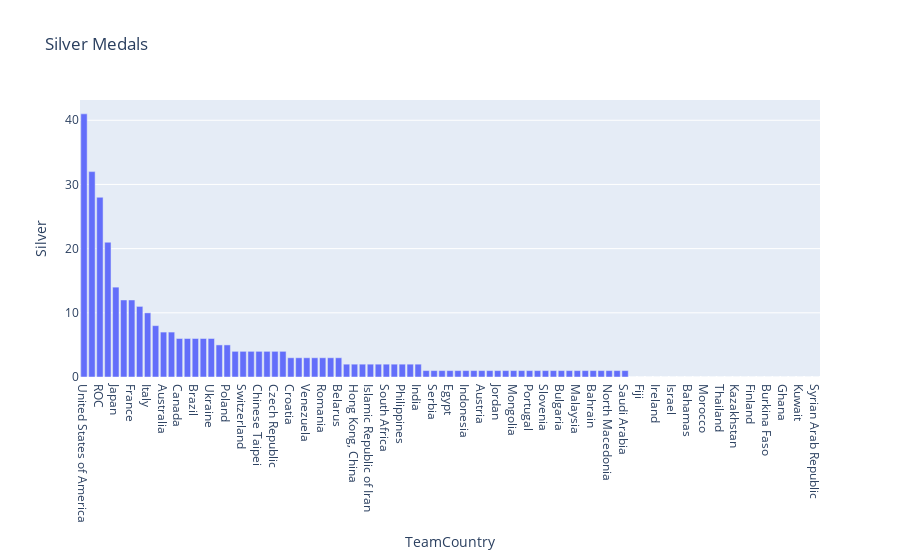

Write notebook code for a chart like this one.
### Markdown cell above
### Top Silver Medals by each country

### Code cell
MedalsSortBySilverDf = MedalsDf.sort_values(by='Silver', ascending=False)
px.bar(MedalsSortBySilverDf, x="TeamCountry", y="Silver" ,title="Silver Medals")

### Figure 1 — Plotly figure (JSON) as saved in the notebook; plotly's stock layout.template omitted (floating-point values rounded to 4 significant figures)
{"data": [{"alignmentgroup": "True", "hovertemplate": "TeamCountry=%{x}<br>Silver=%{y}<extra></extra>", "legendgroup": "", "marker": {"color": "#636efa", "pattern": {"shape": ""}}, "name": "", "offsetgroup": "", "orientation": "v", "showlegend": false, "textposition": "auto", "type": "bar", "x": ["United States of America", "People's Republic of China", "ROC", "Great Britain", "Japan", "Netherlands", "France", "Germany", "Italy", "Spain", "Australia", "Hungary", "Canada", "New Zealand", "Brazil", "Sweden", "Ukraine", "Georgia", "Poland", "Kenya", "Switzerland", "Denmark", "Chinese Taipei", "Republic of Korea", "Czech Republic", "Colombia", "Croatia", "Cuba", "Venezuela", "Dominican Republic", "Romania", "Azerbaijan", "Belarus", "Norway", "Hong Kong, China", "Slovakia", "Islamic Republic of Iran", "Kyrgyzstan", "South Africa", "Turkey", "Philippines", "Armenia", "India", "Jamaica", "Serbia", "Belgium", "Egypt", "Ethiopia", "Indonesia", "Tunisia", "Austria", "Uganda", "Jordan", "Argentina", "Mongolia", "San Marino", "Portugal", "Ecuador", "Slovenia", "Greece", "Bulgaria", "Turkmenistan", "Malaysia", "Nigeria", "Bahrain", "Namibia", "North Macedonia", "Lithuania", "Saudi Arabia", "Uzbekistan", "Fiji", "Estonia", "Ireland", "Qatar", "Israel", "Kosovo", "Bahamas", "Latvia", "Morocco", "Bermuda", "Thailand", "Puerto Rico", "Kazakhstan", "Mexico", "Finland", "Botswana", "Burkina Faso", "Côte d'Ivoire", "Ghana", "Grenada", "Kuwait", "Republic of Moldova", "Syrian Arab Republic"], "xaxis": "x", "y": [41, 32, 28, 21, 14, 12, 12, 11, 10, 8, 7, 7, 6, 6, 6, 6, 6, 5, 5, 4, 4, 4, 4, 4, 4, 4, 3, 3, 3, 3, 3, 3, 3, 2, 2, 2, 2, 2, 2, 2, 2, 2, 2, 1, 1, 1, 1, 1, 1, 1, 1, 1, 1, 1, 1, 1, 1, 1, 1, 1, 1, 1, 1, 1, 1, 1, 1, 1, 1, 0, 0, 0, 0, 0, 0, 0, 0, 0, 0, 0, 0, 0, 0, 0, 0, 0, 0, 0, 0, 0, 0, 0, 0], "yaxis": "y"}], "layout": {"barmode": "relative", "legend": {"tracegroupgap": 0}, "title": {"text": "Silver Medals"}, "xaxis": {"anchor": "y", "domain": [0, 1], "title": {"text": "TeamCountry"}}, "yaxis": {"anchor": "x", "domain": [0, 1], "title": {"text": "Silver"}}}}
